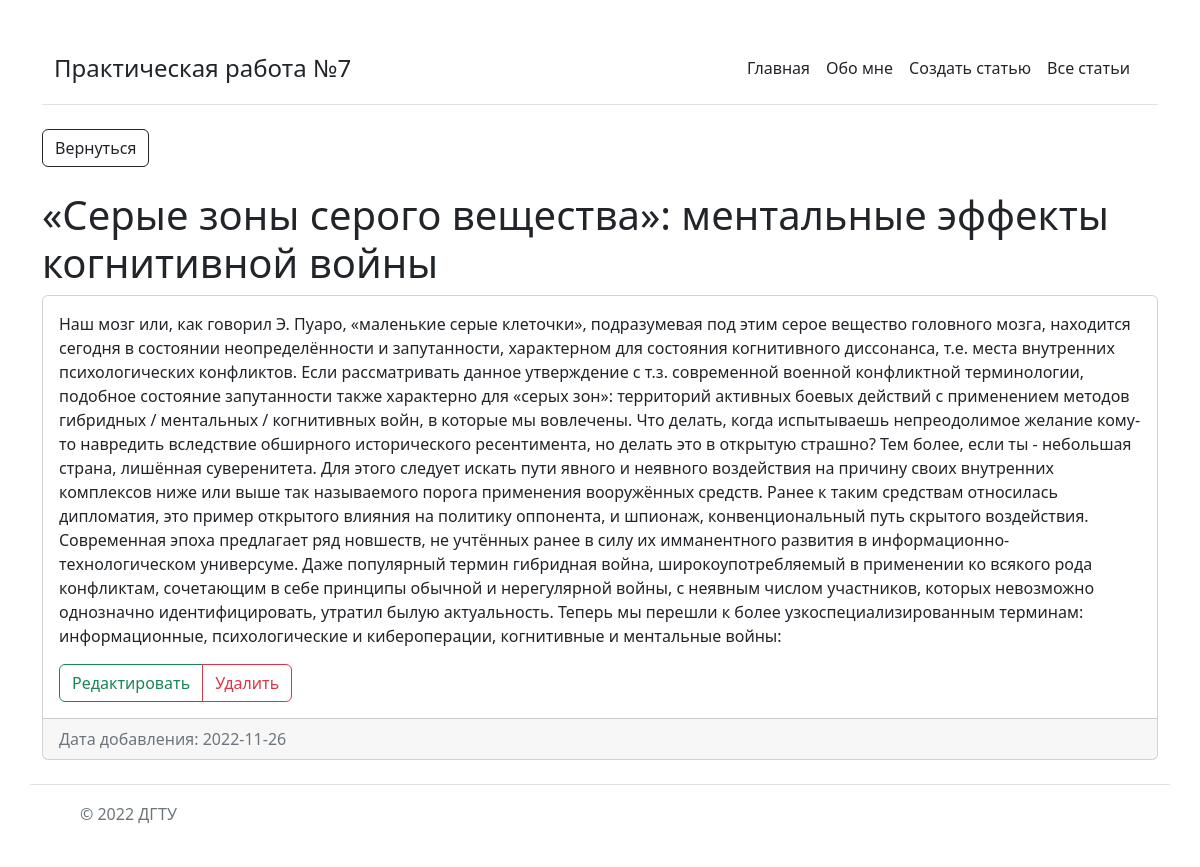
The page /posts/2 on the database its author committed.
### app.py (models this page shows, shortened)
class Article(db.Model):  # type: ignore
    id = db.Column(db.Integer, primary_key=True)
    title = db.Column(db.String(100), nullable=False)
    intro = db.Column(db.String(300), nullable=False)
    text = db.Column(db.Text, nullable=False)
    date = db.Column(db.DateTime, default=datetime.utcnow)

### app.py (the view)
@app.route('/posts/<int:id>')
def post_detail(id):
    article = Article.query.get(id)
    return render_template("post_detail.html", article=article)

### templates/post_detail.html (shortened to what this page needs)
{% extends 'base.html' %}
{% block body %}
    <div class="container">
        <a href="/posts" type="button" class="btn btn-outline-dark">Вернуться</a><br><br>
        <h1>{{ article.title }}</h1>
        <div class="card">
            <div class="card-body">
              <p class="card-text">{{ article.text }}</p>
              <div class="btn-group" role="group" aria-label="Basic button group">
                <a href="/posts/{{ article.id }}/update" type="button" class="btn btn-outline-success">Редактировать</a>
                <a href="/posts/{{ article.id }}/delete" type="button" class="btn btn-outline-danger">Удалить</a>
              </div>
            </div>
            <div class="card-footer text-muted">
                Дата добавления: {{ article.date.date() }}
            </div>
        </div>
    </div>
{% endblock %}

### rows shown on the page
Article: title "«Серые зоны серого вещества»: ментальные эффекты когнитивной войны", text "Наш мозг или, как говорил Э. Пуаро, «маленькие серые клеточки», подразумевая под этим серое вещество головного мозга, находится сегодня в состоянии неопределённости и запутанности, характерном для состояния когнитивного диссонанса, т.е. места внутренних психологических конфликтов. Если рассматривать данное утверждение с т.з. современной военной конфликтной терминологии, подобное состояние запутанности также характерно для «серых зон»: территорий активных боевых действий с применением методов гибридных / ментальных / когнитивных войн, в которые мы вовлечены. Что делать, когда испытываешь непреодолимое желание кому-то навредить вследствие обширного исторического ресентимента, но делать это в…", date "2022-11-26"
